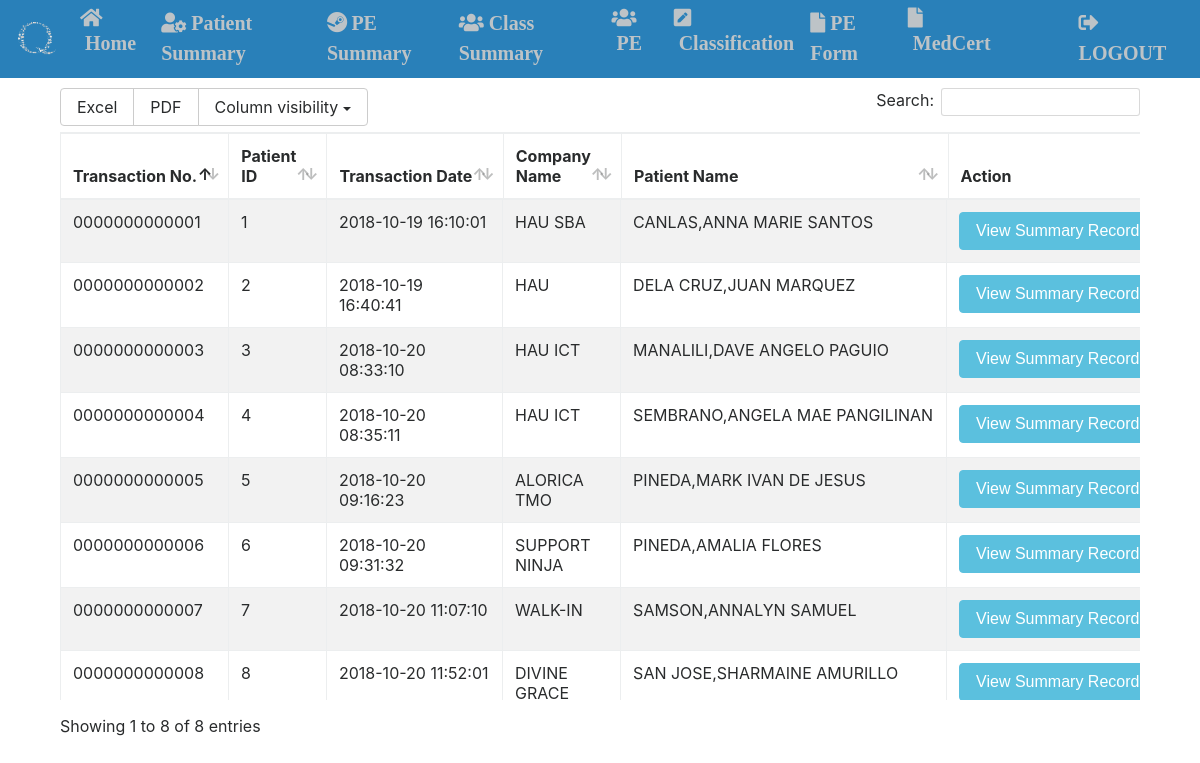
The app's page /doctor/ListOfPatients.php (signed in) with its own data.
### tables this page shows
CREATE TABLE `qpd_trans` (
  `TransactionID` int(13) UNSIGNED ZEROFILL NOT NULL,
  `TransactionRef` varchar(50) NOT NULL,
  `PatientID` int(13) NOT NULL,
  `TransactionType` varchar(50) NOT NULL,
  `Cashier` varchar(50) NOT NULL,
  `ItemID` varchar(100) NOT NULL,
  `ItemName` varchar(255) NOT NULL,
  `ItemDescription` varchar(255) NOT NULL,
  `ItemQTY` varchar(50) NOT NULL,
  `ItemPrice` varchar(255) NOT NULL,
  `Biller` varchar(50) NOT NULL,
  `LOE` int(13) NOT NULL,
  `AN` varchar(50) NOT NULL,
  `AC` varchar(50) NOT NULL,
  `Referral` varchar(50) NOT NULL,
  `Notes` varchar(255) NOT NULL,
  `SID` varchar(50) NOT NULL,
  `TotalPrice` varchar(50) NOT NULL,
  `PaidIn` varchar(50) NOT NULL,
  `Discount` varchar(50) NOT NULL,
  `PaidOut` varchar(50) NOT NULL,
  `GrandTotal` varchar(50) NOT NULL,
  `TransactionDate` datetime NOT NULL DEFAULT CURRENT_TIMESTAMP
);

CREATE TABLE `qpd_patient` (
  `PatientID` int(13) NOT NULL,
  `PatientRef` varchar(50) NOT NULL,
  `PatientType` varchar(50) NOT NULL,
  `CompanyName` varchar(100) NOT NULL,
  `Position` varchar(75) NOT NULL,
  `FirstName` varchar(40) NOT NULL,
  `MiddleName` varchar(40) NOT NULL,
  `LastName` varchar(40) NOT NULL,
  `Address` varchar(100) NOT NULL,
  `Birthdate` varchar(15) NOT NULL,
  `Email` varchar(50) NOT NULL,
  `Age` int(3) NOT NULL,
  `Gender` varchar(10) NOT NULL,
  `ContactNo` varchar(20) NOT NULL,
  `Notes` varchar(255) NOT NULL,
  `SID` varchar(50) NOT NULL,
  `CreationDate` datetime NOT NULL DEFAULT CURRENT_TIMESTAMP,
  `DateUpdate` datetime NOT NULL
);

### classes/trans.php (called while the page is built, shortened)
<?php
class trans {
	public function fetch_all(){
		global $pdo;
		$query = $pdo->prepare("SELECT f.PatientID, f.CompanyName, f.Position, f.FirstName, f.MiddleName, f.LastName, f.Age, f.Gender, f.ContactNo,t.TransactionID, t.TransactionDate, t.TransactionType, t.ItemName, t.ItemDescription, t.ItemPrice, t.GrandTotal FROM qpd_patient f, qpd_trans t WHERE f.PatientID = t.PatientID ORDER BY t.TransactionID");
		$query->execute();
		return $query->fetchAll();
	}
}
?>

### doctor/ListOfPatients.php (the view, shortened to what this page needs)
<?php
include_once('../connection.php');
include_once('../classes/trans.php');
$trans = new trans;
$patients = $trans->fetch_all();
?>
<html>
	<head>
		<link rel="stylesheet" type="text/css" href="../source/bootstrap4/css/bootstrap.css">
		<link rel="stylesheet" type="text/css" href="../source/CDN/dataTables.bootstrap4.min.css">
		<link rel="stylesheet" type="text/css" href="../source/CDN/buttons.bootstrap4.min.css	">
	</head>
<body>
<?php
include_once('doctorsidebar.php');
?>
<div class="container" style="margin-top: 10px;">
	<table id="example" class="table table-striped table-bordered" cellspacing="0" width="100%">
        			<thead>
                    	<th nowrap>Transaction No.</th>
                    	<th>Patient ID</th>
                    	<th nowrap>Transaction Date</th>
						<th>Company Name</th>
						<th nowrap>Patient Name</th>
						<th>Action</th>
					</thead>
					<?php foreach  ($patients as $patient) {  ?>
					<tr>
							<td>
								<?php echo $patient['TransactionID']?>
							</td>
							<td>
								<?php echo $patient['PatientID']?>
							</td>
							<td>
								<?php echo $patient['TransactionDate']?>
							</td>
							<td>
								<?php echo $patient['CompanyName']?>
							</td>
							<td nowrap>
								<?php echo $patient['LastName']?>,<?php echo $patient['FirstName']?> <?php echo $patient['MiddleName']?>
							</td>
							<td >
								<button type="button" class="btn btn-info" onclick="document.location = 'Record.php?id=<?php echo $patient['PatientID']?>&tid=<?php echo $patient['TransactionID']?>';">View Summary Records</button>
							</td>
					</tr>
					<?php  } 	?>
    </table>
</div>
</body>
</html>

### records on screen
qpd_trans: TransactionID "0000000000001", PatientID.PatientID "1", TransactionDate "2018-10-19 16:10:01", PatientID.CompanyName "HAU SBA", PatientID.LastName "CANLAS", PatientID.FirstName "ANNA MARIE", PatientID.MiddleName "SANTOS"
qpd_trans: TransactionID "0000000000002", PatientID.PatientID "2", TransactionDate "2018-10-19 16:40:41", PatientID.CompanyName "HAU", PatientID.LastName "DELA CRUZ", PatientID.FirstName "JUAN", PatientID.MiddleName "MARQUEZ"
qpd_trans: TransactionID "0000000000003", PatientID.PatientID "3", TransactionDate "2018-10-20 08:33:10", PatientID.CompanyName "HAU ICT", PatientID.LastName "MANALILI", PatientID.FirstName "DAVE ANGELO", PatientID.MiddleName "PAGUIO"
qpd_trans: TransactionID "0000000000004", PatientID.PatientID "4", TransactionDate "2018-10-20 08:35:11", PatientID.CompanyName "HAU ICT", PatientID.LastName "SEMBRANO", PatientID.FirstName "ANGELA MAE", PatientID.MiddleName "PANGILINAN"
qpd_trans: TransactionID "0000000000005", PatientID.PatientID "5", TransactionDate "2018-10-20 09:16:23", PatientID.CompanyName "ALORICA TMO", PatientID.LastName "PINEDA", PatientID.FirstName "MARK IVAN", PatientID.MiddleName "DE JESUS"
qpd_trans: TransactionID "0000000000006", PatientID.PatientID "6", TransactionDate "2018-10-20 09:31:32", PatientID.CompanyName "SUPPORT NINJA", PatientID.LastName "PINEDA", PatientID.FirstName "AMALIA", PatientID.MiddleName "FLORES"
qpd_trans: TransactionID "0000000000007", PatientID.PatientID "7", TransactionDate "2018-10-20 11:07:10", PatientID.CompanyName "WALK-IN", PatientID.LastName "SAMSON", PatientID.FirstName "ANNALYN", PatientID.MiddleName "SAMUEL"
qpd_trans: TransactionID "0000000000008", PatientID.PatientID "8", TransactionDate "2018-10-20 11:52:01", PatientID.CompanyName "DIVINE GRACE", PatientID.LastName "SAN JOSE", PatientID.FirstName "SHARMAINE", PatientID.MiddleName "AMURILLO"
